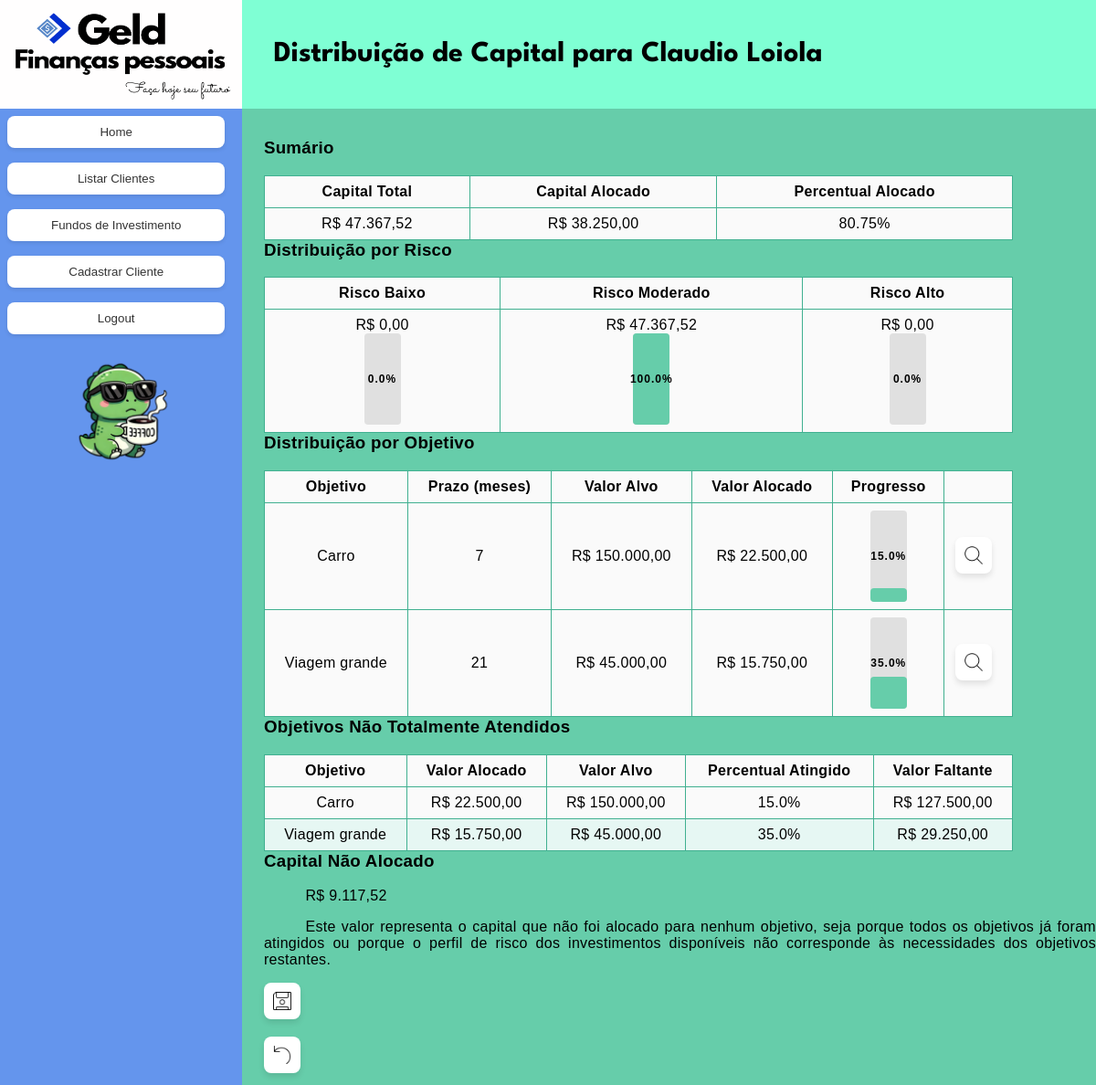
The page /cliente/2/distribuicao_capital (signed in) on the database its author committed.
### app/models/geld_models.py (models this page shows)
class Cliente(Base):
    __tablename__ = 'clientes'
    id = Column(Integer, primary_key = True)
    nome = Column(String, nullable = False)
    nascimento = Column(DateTime, nullable = False)
    cep = Column(Integer)
    endereco = Column(String)
    escolaridade = Column(String)
    cpf = Column(String(11), nullable = False, unique = True)
    email = Column(String, nullable = False, unique = True)
    telefone = Column(String, nullable = False)
    banco = Column(Enum(BancoEnum), nullable = False)
    status = Column(Enum(StatusEnum), nullable = False)
    objetivos = relationship("Objetivo", back_populates = "cliente", cascade = "all, delete-orphan")
    posicoes_fundo = relationship("PosicaoFundo", back_populates="cliente", cascade="all, delete-orphan")
    transacoes = relationship("Transacao", back_populates="cliente", cascade="all, delete-orphan")

class Objetivo(Base):
    __tablename__ = 'objetivos'
    id = Column(Integer, primary_key = True)
    cliente_id = Column(Integer, ForeignKey('clientes.id'), nullable = False)
    nome_objetivo = Column(String, nullable =False)
    valor_final = Column(Numeric(15,2), nullable = False)
    valor_real = Column(Numeric(15,2), nullable = False)
    valor_inicial = Column(Numeric(15,2), nullable = False)
    data_inicial = Column(DateTime, nullable = False)
    data_final = Column(DateTime, nullable = False)
    @property
    def duracao_meses(self):
        data_atual = datetime.now()
        return (self.data_final.year - data_atual.year) * 12 + (self.data_final.month - data_atual.month)
    cliente = relationship("Cliente", back_populates = "objetivos")

### app/routes/distribuicao.py (the view)
@distribuicao_bp.route('/cliente/<int:cliente_id>/distribuicao_capital')
@login_required
def distribuicao_capital(cliente_id):
    try:
        db = create_session()
        cliente = db.query(Cliente).filter(Cliente.id == cliente_id).first()
        if not cliente:
            flash("Cliente não encontrado")
            return redirect(url_for('dashboard.cliente_dashboard'))
        servico = DistribuicaoCapitalService(db)
        resultado = servico.distribuir_capital(cliente_id)
        if "error" in resultado:
            flash(resultado["error"])
            return redirect(url_for('cliente.area_cliente', cliente_id=cliente_id))
        session['distribuicao_resultado'] = resultado
        return render_template('distribuicao/resultado_distribuicao.html',
                              cliente=cliente,
                              resultado=resultado)
    except Exception as e:
        flash(f"Erro ao gerar distribuição de capital: {str(e)}")
        import traceback
        traceback.print_exc()
        return redirect(url_for('cliente.area_cliente', cliente_id=cliente_id))
    finally:
        if 'db' in locals():
            db.close()

### app/models/geld_models.py (called while the page is built)
def create_session():
    engine = create_engine(DATABASE_URL)
    Session = sessionmaker(bind = engine)
    return Session()

### app/services/distribuicao_capital_service.py (called while the page is built)
    def _determinar_perfil_risco(self, prazo_meses):
        if prazo_meses <= 12:
            return {RiscoEnum.baixo: 0.80, RiscoEnum.moderado: 0.15, RiscoEnum.alto: 0.05}
        elif prazo_meses <= 36:
            return {RiscoEnum.baixo: 0.50, RiscoEnum.moderado: 0.35, RiscoEnum.alto: 0.15}
        elif prazo_meses <= 60:
            return {RiscoEnum.baixo: 0.30, RiscoEnum.moderado: 0.40, RiscoEnum.alto: 0.30}
        else:
            return {RiscoEnum.baixo: 0.15, RiscoEnum.moderado: 0.35, RiscoEnum.alto: 0.50}

    def _calcular_alocacao_ideal(self, valor_alvo, perfil_risco):
        return {risco: valor_alvo * percentual for risco, percentual in perfil_risco.items()}

### app/services/global_services.py (called while the page is built)
def login_required(f):
    @wraps(f)
    def decorated_function(*args, **kwargs):
        if 'logged_in' not in session:
            return redirect(url_for('auth.login'))
        return f(*args, **kwargs)
    return decorated_function

### app/templates/distribuicao/resultado_distribuicao.html (shortened to what this page needs)
{% extends "base.html" %}
{% block header %}Distribuição de Capital para {{cliente.nome}} {% endblock %}
{% block content %}
{% macro format_valor(valor) %}
    {{ '{:,.2f}'.format(valor).replace(',', ' ').replace('.', ',').replace(' ', '.') }}
{% endmacro %}
<h3>Sumário</h3>
<table class="table">
    <thead>
        <tr>
            <th>Capital Total</th>
            <th>Capital Alocado</th>
            <th>Percentual Alocado</th>
        </tr>
    </thead>
    <tbody>
        <tr>
            <td>R$ {{ format_valor(resultado.sumario.total_disponivel) }}</td>
            <td>R$ {{ format_valor(resultado.sumario.total_alocado) }}</td>
            <td>{{ resultado.sumario.percentual_alocado }}%</td>
        </tr>
    </tbody>
</table>
<h3>Distribuição por Risco</h3>
<table class="table">
    <thead>
        <tr>
            <th>Risco Baixo</th>
            <th>Risco Moderado</th>
            <th>Risco Alto</th>
        </tr>
    </thead>
    <tbody>
        <tr>
            <td>
                R$ {{ format_valor(resultado.total_por_risco.baixo) }}
                <div class="progress-bar-container">
                    <div class="progress-bar-vertical">
                        <span class="percentage-text">{{ '{:.1f}'.format(resultado.total_por_risco.baixo / resultado.sumario.total_disponivel * 100) }}%</span>
                    </div>
                </div>
            </td>
            <td>
                R$ {{ format_valor(resultado.total_por_risco.moderado) }}
                <div class="progress-bar-container">
                    <div class="progress-bar-vertical">
                        <div class="progress-fill" style="height: {{ resultado.total_por_risco.moderado / resultado.sumario.total_disponivel * 100 }}%;">
                        </div>
                        <span class="percentage-text">{{ '{:.1f}'.format(resultado.total_por_risco.moderado / resultado.sumario.total_disponivel * 100) }}%</span>
                    </div>
                </div>
            </td>
            <td>
                R$ {{ format_valor(resultado.total_por_risco.alto) }}
                <div class="progress-bar-container">
                    <div class="progress-bar-vertical">
                        <span class="percentage-text">{{ '{:.1f}'.format(resultado.total_por_risco.alto / resultado.sumario.total_disponivel * 100) }}%</span>
                    </div>
                </div>
            </td>
        </tr>
    </tbody>
</table>
<h3>Distribuição por Objetivo</h3>
<table class="table">
    <thead>
        <tr>
            <th>Objetivo</th>
            <th>Prazo (meses)</th>
            <th>Valor Alvo</th>
            <th>Valor Alocado</th>
            <th>Progresso</th>
            <th></th>
        </tr>
    </thead>
    <tbody>
        {% for objetivo_id, objetivo in resultado.alocacao_por_objetivo.items() %}
        <tr>
            <td>{{ objetivo.nome }}</td>
            <td>{{ objetivo.prazo_meses }}</td>
            <td>R$ {{ format_valor(objetivo.valor_alvo) }}</td>
            <td>R$ {{ format_valor(objetivo.alocacao_total) }}</td>
            <td>
                <div class="progress-bar-container">
                    <div class="progress-bar-vertical">
                        <div class="progress-fill" style="height: {{ objetivo.percentual_atingido }}%;">
                        </div>
                        <span class="percentage-text">{{ objetivo.percentual_atingido }}%</span>
                    </div>
                </div>
            </td>
            <td>
                <button title="Ver Detalhes" class="smlBtn" onclick="toggleDetails('detalhe-{{ objetivo_id }}')">
                    <img src="{{ url_for('static', filename='icons/lupa.png') }}" class="sml-btn-icon">
                </button>
            </td>
        </tr>
                    {% set prazo = objetivo.prazo_meses %}
                    {% if prazo <= 12 %}
                        {% set perfil_ideal = {'baixo': 80, 'moderado': 15, 'alto': 5} %}
                    {% elif prazo <= 36 %}
                        {% set perfil_ideal = {'baixo': 50, 'moderado': 35, 'alto': 15} %}
                    {% elif prazo <= 60 %}
                        {% set perfil_ideal = {'baixo': 30, 'moderado': 40, 'alto': 30} %}
                    {% else %}
                        {% set perfil_ideal = {'baixo': 15, 'moderado': 35, 'alto': 50} %}
                    {% endif %}
                    {% if objetivo.alocacao_total > 0 %}
                        {% set pct_baixo = objetivo.alocacao_por_risco.baixo / objetivo.alocacao_total * 100 %}
                        {% set pct_moderado = objetivo.alocacao_por_risco.moderado / objetivo.alocacao_total * 100 %}
                        {% set pct_alto = objetivo.alocacao_por_risco.alto / objetivo.alocacao_total * 100 %}
                    {% else %}
                        {% set pct_baixo = 0 %}
                        {% set pct_moderado = 0 %}
                        {% set pct_alto = 0 %}
                    {% endif %}
        {% endfor %}
    </tbody>
</table>
{% if resultado.objetivos_nao_atendidos %}
<h3>Objetivos Não Totalmente Atendidos</h3>
<table class="table">
    <thead>
        <tr>
            <th>Objetivo</th>
            <th>Valor Alocado</th>
            <th>Valor Alvo</th>
            <th>Percentual Atingido</th>
            <th>Valor Faltante</th>
        </tr>
    </thead>
    <tbody>
        {% for objetivo in resultado.objetivos_nao_atendidos %}
        <tr>
            <td>{{ objetivo.nome }}</td>
            <td>R$ {{ format_valor(objetivo.valor_alocado) }}</td>
            <td>R$ {{ format_valor(objetivo.valor_alvo) }}</td>
            <td>{{ objetivo.percentual_atingido }}%</td>
            <td>R$ {{ format_valor(objetivo.valor_faltante) }}</td>
        </tr>
        {% endfor %}
    </tbody>
</table>
{% endif %}
{% if resultado.capital_nao_alocado > 0 %}
<h3>Capital Não Alocado</h3>
<p>R$ {{ format_valor(resultado.capital_nao_alocado) }}</p>
<p>Este valor representa o capital que não foi alocado para nenhum objetivo, seja porque todos os objetivos já foram atingidos ou porque o perfil de risco dos investimentos disponíveis não corresponde às necessidades dos objetivos restantes.</p>
{% endif %}
<div class="mt-4">
    <button title="Aplicar Alocação" class="smlBtn" onclick="confirmarAtualizacao()">
        <img src="{{ url_for('static', filename='icons/save.png') }}" class="sml-btn-icon">
    </button>
    <button title="Voltar" class="smlBtn" onclick="window.location.href=`{{url_for('cliente.area_cliente', cliente_id=cliente.id) }}`">
        <img src="{{ url_for('static', filename='icons/back.png') }}" class="sml-btn-icon">
    </button>
</div>
{% endblock %}

### app/static/styles.css (style rules this page uses)
.center p { text-align:justify; text-indent: 5%; }
.center h3 { margin-top: 0; padding-top: 0; }
.table { background-color: mediumaquamarine; border-collapse: collapse; text-align: left; width: 90%; }
.table tr:nth-child(odd) { background-color: #fafafa; }
.table tr:nth-child(even) { background-color: #e6f7f3; }
.table td, .table th { padding: 8px 12px; border: 1px solid #40b090; text-align: center; }
.smlBtn { background-color: #ffffff; border: none; border-radius: 8px; padding: 5px 10px; width: 40px; color: #333; font-weight: 600; font-size: 16px; transition: all 0.3s ease; box-shadow: 0 4px 6px rgba(0,0,0,0.1); text-align: right; position: relative; margin-bottom: 2%; display:flow-root; height: 40px; }
.sml-btn-icon { position:absolute; transform: translateY(-50%); width: 30px; height: 30px; object-fit: contain; }
img { max-width: 50%; height: auto; display: block; margin-left: auto; margin-right: auto; }
.progress-bar-vertical { width: 40px; min-height: 100px; display: flex; align-items: flex-end; margin-right: 10px; margin-left: 10px; float: left; background-color: #e0e0e0; border-radius: 4px; position: relative; }
.progress-fill { width: 100%; background-color: mediumaquamarine; display: flex; justify-content: center; align-items: flex-start; border-radius: 4px; }
.percentage-text { position: absolute; bottom: 50%; left: 50%; color: #000; font-weight: bold; font-size: 12px; z-index: 10; transform-origin: center; transform: translate(-50%, 50%); letter-spacing: 1px; }
td .progress-bar-container { display: flex; justify-content: center; height: 100%; }

### rows shown on the page
Cliente: nome "Claudio Loiola"
Objetivo: nome "Carro", nome "Carro", value "22.500,00 150.000,00 127.500,00", percentual_atingido "15.0"
Objetivo: nome "Viagem grande", nome "Viagem grande", value "15.750,00 45.000,00 29.250,00", percentual_atingido "35.0"

### other values the page prints
{{ resultado.sumario.percentual_alocado }} "80.75"
{{ objetivo.prazo_meses }} "7" "21"
{{ objetivo.percentual_atingido }} "15.0" "35.0"
